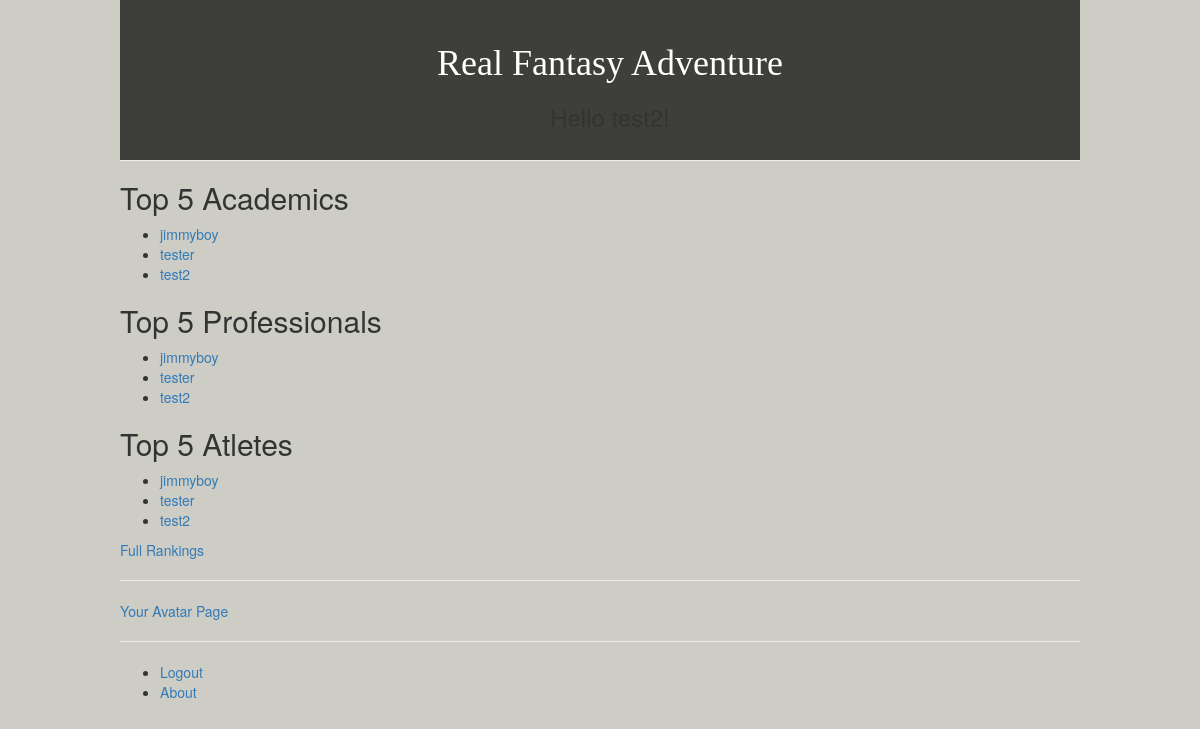
Before: /real_fantasy_adventure_app/ (signed in) with the older database file.
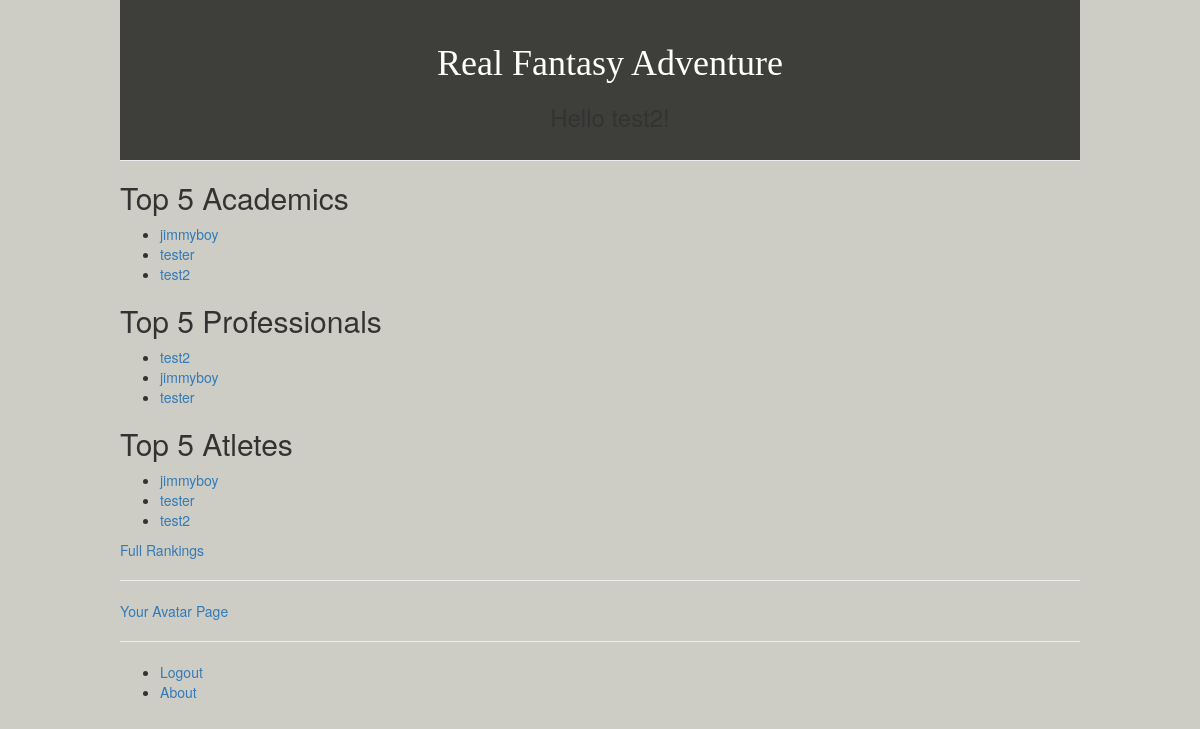
After: the same page with the newer database file.
### real_fantasy_adventure_app/models.py (models this page shows, shortened)
class Avatar(models.Model):
	user = models.OneToOneField(User)
	nickname = models.CharField(max_length=80)
	bio = models.TextField()
	confirm = models.BooleanField(default=False)
	level = models.IntegerField(default=1)
	num_professional_points = models.IntegerField(default=0)
	num_athletic_points = models.IntegerField(default=0)
	num_academic_points = models.IntegerField(default=0)
	created_date = models.DateTimeField(auto_now_add=True)
	modified_date = models.DateTimeField(auto_now=True)
	slug = models.SlugField(max_length=80, unique=True)
	objects = AvatarQuerySet.as_manager()
	class Meta:
		verbose_name = "Avatar Entry"
		verbose_name_plural = "Avatar Entries"
		ordering = ["-level"]

### real_fantasy_adventure_app/views.py (the view)
def index(request):
    avatars_by_academic = Avatar.objects.order_by('-num_academic_points')[:5]
    avatars_by_professional = Avatar.objects.order_by('-num_professional_points')[:5]
    avatars_by_athletic = Avatar.objects.order_by('-num_athletic_points')[:5]
    context_dict = {'academics': avatars_by_academic, 'professionals': avatars_by_professional, 'athletes': avatars_by_athletic}
    current_user = request.user
    if (current_user.is_authenticated()):
        avatar = Avatar.objects.get(user=current_user)
        context_dict['avatar_name_slug'] = avatar.slug
    return render(request, 'real_fantasy_adventure_app/index.html', context_dict)

### templates/real_fantasy_adventure_app/index.html (shortened to what this page needs)
{% extends 'real_fantasy_adventure_app/base.html/' %}
{% load static %}
{% block body_block %}
    {% if academics %}
    <h2>Top 5 Academics</h2>
        <ul>
            {% for academic in academics %}
            <li><a href="/real_fantasy_adventure_app/avatar/{{ academic.slug }}">{{ academic.nickname }}</a></li>
            {% endfor %}
        </ul>
    {% else %}
        <strong>There are no academics present.</strong>
    {% endif %}
    {% if professionals %}
    <h2>Top 5 Professionals</h2>
        <ul>
            {% for professional in professionals %}
            <li><a href="/real_fantasy_adventure_app/avatar/{{ professional.slug }}">{{ professional.nickname }}</a></li>
            {% endfor %}
        </ul>
    {% else %}
        <strong>There are no professionals present.</strong>
    {% endif %}
    {% if athletes %}
    <h2>Top 5 Atletes</h2>
        <ul>
            {% for athlete in athletes %}
            <li><a href="/real_fantasy_adventure_app/avatar/{{ athlete.slug }}">{{ athlete.nickname }}</a></li>
            {% endfor %}
        </ul>
    {% else %}
        <strong>There are no athletes present.</strong>
    {% endif %}
    <a href="/real_fantasy_adventure_app/rankings/"> Full Rankings </a>
    <hr />
    {% if user.is_authenticated %}
    <div><a href="/real_fantasy_adventure_app/avatar/{{ avatar_name_slug }}/"> Your Avatar Page </a></div>
    {% else %}
    <p> If you log-in, a link will appear here that links you straight to your avatar</p>
    {% endif %}
{% endblock %}

Changed rows visible on the page:
changed Avatar "test2": moves up the list
